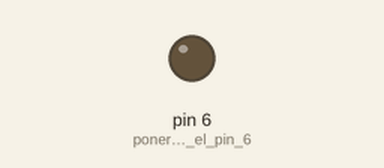
This sketch was run on a simulated Arduino Uno, built with avr-gcc and run on an emulated ATmega328P. On the bench: output pins drawn as LEDs (lit = HIGH). Dashed ring = blinking.

Above: at 0.9 s.
At 2.4 s:
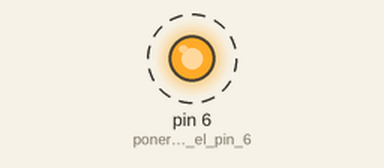
Timing chart, 0 to 4.5 s (numbered marks = the images above):
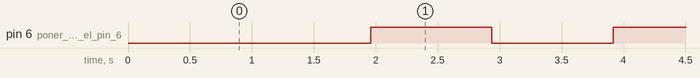

Measured:
- by itself, pin 6 (poner_un_led_en_el_pin_6): alternates HIGH for 0.98 s and LOW for 0.98 s

The sketch:

A7_estudio_teorico_usando_timer2.ino
```cpp
// Usando timer2. El timer2 es de 8bits
// usa por defecto divisiones del reloj 16MHz.
// La primera que usa es la división 1/2 --> 8MHz.
// A partir de ahí, 1MHz, 250Hz, etc. verlo en la web
// https://hetpro-store.com/TUTORIALES/arduino-timer/

volatile int cuenta=0;
volatile boolean ESTADO = 0;

void setup() {
  pinMode(6,OUTPUT); // poner un led en el pin 6
  // A) Desactivo el uso de interrupciones. Registro SREG
  // 0 en el bit 7.
  SREG = (SREG & 0b01111111);
  // B) Limpio el registro contador del timer2
  TCNT2 = 0;
  // C) Habilitar la generación de una señal por desbordamiento
  // en el paso de 255 a 0. Bandera 0 del registro TIMSK2
  TIMSK2 =TIMSK2|0b00000001;
  // D) Registro TCCR2B. Sus tres bits menos significativos
  // CS20, CS21 y CS22 me dan la frecuencia del timer2. Por ejemplo
  // si tengo 111 --> 7812.5Hz o un período de 1.28e-4 seg = 0.128ms
  // cuando acabe la cuenta de 255 han pasado 32.6ms
  TCCR2B = 0b00000111; // o sea, funciona a 7812.5Hz
  // E) Habilito las interrupciones globales
   SREG = (SREG & 0b01111111) | 0b10000000; //Habilitar interrupciones
}


void loop() {
  // nada
}

// Después del Loop
ISR(TIMER2_OVF_vect){
    cuenta++; // contando a 30 permite
    // que el período sea ~ un segundo
    // 30 * 32.6ms = 978ms
    if(cuenta > 29) {
      digitalWrite(6,ESTADO);
      ESTADO = !ESTADO;
      cuenta=0;
    }
}
```
